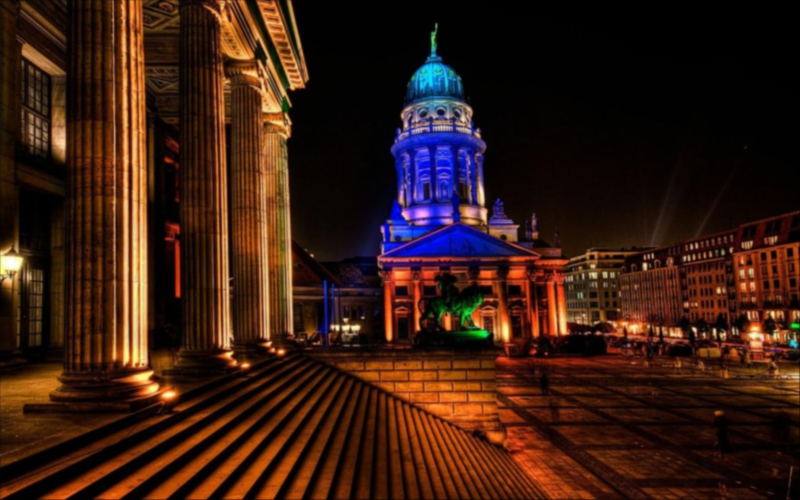
//> input picture a.jpg, 1600 x 1000 px (shown at 1/2 size)
$ ./main a.jpg   (built with g++ and OpenCV 4)
//> lines starting //> are read from the running program, lines starting //| are printed output that depends on the picture
#include <opencv2/core/core.hpp>
#include <opencv2/imgproc/imgproc.hpp>
#include <opencv2/highgui/highgui.hpp>

#include <stdio.h>
#include <stdlib.h>
#include <math.h>

#define FIXED_SIZE 512
#define EDGE_THRESH 35
#define MIN_ZERO 0.05

#define SHOW_IMAGE(x) {cv::imshow(#x, x); cv::waitKey();}


typedef struct {
    int width;
    int height;
    int stride;
    int *data;
}HuMat;


void create_humat(HuMat &mat, int width, int height)
{
    mat.width = width;
    mat.height = height;

    mat.stride = ((width + 3) >> 2) << 2;

    mat.data = (int*)malloc(sizeof(int) * mat.stride * mat.height);
}


void free_humat(HuMat &mat)
{
    free(mat.data);
    mat.data = NULL;
}


void show_humat(const char *winName, HuMat &src)
{
    int width = src.width;
    int height = src.height;

    cv::Mat res(height, width, CV_8UC1, cv::Scalar(0));

    int *ptrSrc = src.data;

    uchar *ptrRes = res.data;

    for(int y = 0; y < height; y++)
    {
        for(int x = 0; x < width; x++)
            ptrRes[x] = abs(ptrSrc[x]);

        ptrSrc += src.stride;
        ptrRes += res.step;
    }

    cv::imshow(winName, res);
    cv::waitKey();
}


void haar_wavelet_transform(HuMat &img, HuMat &res)
{
    int height = img.height;
    int width = img.width;

    HuMat centerMat;

    create_humat(centerMat, width, height);

    int *ptrSrc = img.data;
    int *ptrRes = centerMat.data;

    int stride1 = img.stride;
    int stride2 = centerMat.stride;

    int len = width/2;

    assert(height % 2 == 0 && width % 2 == 0);

    for(int y = 0; y < height; y++)
    {
        for(int x = 0; x < width; x += 2)
        {
            int a = ptrSrc[x];
            int b = ptrSrc[x+1];

            int idx = x >> 1;

            ptrRes[idx] = (a+b)/2;
            ptrRes[idx + len] = (a-b)/2;
        }

        ptrSrc += stride1;
        ptrRes += stride2;
    }

    create_humat(res, width, height);

    len = height/2;

    ptrSrc = centerMat.data;
    ptrRes = res.data;

    stride1 = centerMat.stride;
    stride2 = res.stride;

    for(int y = 0; y < height; y += 2)
    {
        for(int x = 0; x < width; x++)
        {
            int a = ptrSrc[x];
            int b = ptrSrc[stride1 + x];

            ptrRes[x] = (a+b)/2;
            ptrRes[len * stride2 + x] = (a-b)/2;
        }

        ptrSrc += 2 * stride1;
        ptrRes += stride2;
    }

    free_humat(centerMat);
}


void calc_emap(HuMat &src, HuMat &res)
{
    int height = src.height;
    int width = src.width;

    int halfH = height >> 1;
    int halfW = width >> 1;

    int *ptrSrc, *ptrRes;

    create_humat(res, halfW, halfH);

    int stride1 = src.stride;
    int stride2 = res.stride;

    ptrSrc = src.data;
    ptrRes = res.data;

    for(int y = 0; y < halfH; y++)
    {
        for(int x = 0; x < halfW; x++)
        {
            int HL = ptrSrc[y * stride1 + x + halfW];
            int LH = ptrSrc[(y + halfH) * stride1 + x];
            int HH = ptrSrc[(y + halfH) * stride2 + x + halfW];

            ptrRes[x] = sqrt(HL * HL + LH * LH + HH * HH);
        }

        ptrRes += stride2;
    }
}


void calc_emax(HuMat &emap, HuMat &emax, int winSize)
{
    int width = emap.width;
    int height = emap.height;

    int mH = height / winSize;
    int mW = width / winSize;

    create_humat(emax, mW, mH);

    int* ptrEmap = emap.data;
    int* ptrEmax = emax.data;

    int stride1 = emap.stride;
    int stride2 = emax.stride;

    for(int y = 0; y < height; y++)
    {
        int y_ = y / winSize;
        int idx = y_ * stride2;

        for(int x = 0; x < width; x++)
        {
            int x_ = x / winSize;

            if(ptrEmap[x] > ptrEmax[idx + x_])
                ptrEmax[idx + x_] = ptrEmap[x];
        }

        ptrEmap += stride1;
    }
}


int blur_detect(HuMat &img, float *conf)
{
    HuMat haarRes[3];
    HuMat emap[3];
    HuMat emax[3];

    int width = img.width;
    int height = img.height;
    int stride = img.stride;

    int Nedge, Nda, Nrg, Nbrg;

    int *emax0, *emax1, *emax2;

    HuMat src = img;

    printf("BEGIN ...\n");

    assert(width % 8 == 0 && height % 8 == 0);

    for(int i = 0; i < 3; i++)
    {
        show_humat("src", src);
        haar_wavelet_transform(src, haarRes[i]);
        show_humat("haar res", haarRes[i]);

        calc_emap(haarRes[i], emap[i]);
        show_humat("edge map", emap[i]);

        calc_emax(emap[i], emax[i], (1 << (3-i)));
        show_humat("edge max", emax[i]);

        src.width = haarRes[i].width >> 1;
        src.height = haarRes[i].height >> 1;
        src.stride = haarRes[i].stride;
        src.data = haarRes[i].data;
    }

    for(int i = 0; i < 3; i++)
    {
        free_humat(haarRes[i]);
        free_humat(emap[i]);
    }

    Nedge = Nda = Nrg = Nbrg = 0;

    width  = emax[0].width;
    height = emax[0].height;
    stride = emax[0].stride;

    emax0 = emax[0].data;
    emax1 = emax[1].data;
    emax2 = emax[2].data;

    for(int l = 0; l < height; l++)
    {
        for(int k = 0; k < width; k++)
        {
            if(emax0[k] <= EDGE_THRESH &&
                emax1[k] <= EDGE_THRESH &&
                emax2[k] <= EDGE_THRESH)
                continue;

            Nedge ++;

            if(emax0[k] > emax1[k] && emax1[k] > emax2[k])
                Nda ++;

            else //if(emax0[k] < emax1[k] && emax1[k] < emax2[k])
            {
                Nrg++;
                if(emax0[k] < EDGE_THRESH)
                    Nbrg++;
            }
        }

        emax0 += stride;
        emax1 += stride;
        emax2 += stride;
    }


    float per = 1.0 * Nda / Nedge;

    *conf = 1.0 * Nbrg / Nrg;

    printf("%d %d %d %d\n", Nda, Nrg, Nbrg, Nedge);
    printf("%f %f\n", per, *conf);

    if(per < 0.01) return 1;

    return 0;
}


int main(int argc, char **argv)
{
    if(argc < 2)
    {
        printf("Usage: %s [image]\n", argv[0]);
        return 1;
    }

    cv::Mat img = cv::imread(argv[1], 0);
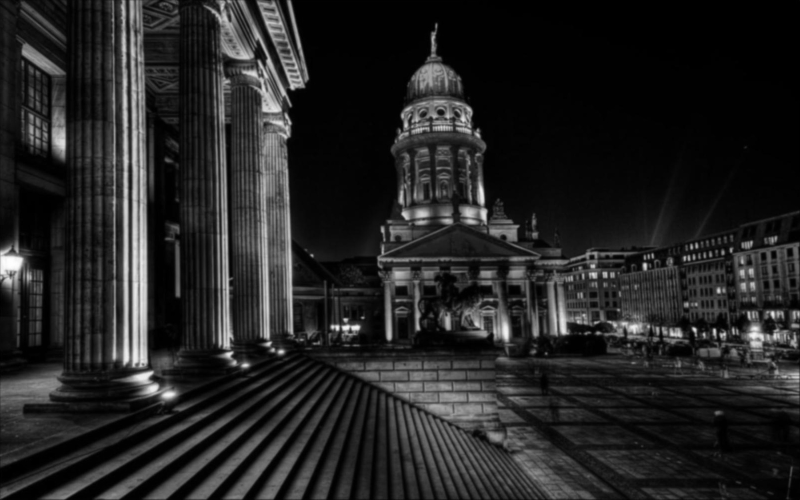
//> img: 1000 rows x 1600 cols, CV_8UC1 (shown at 1/2 size); min 0, max 255, mean 36
    float conf = 0;

    if(img.empty())
    {
        printf("Can't open image %s\n", argv[1]);
        return 1;
    }

    cv::resize(img, img, cv::Size(FIXED_SIZE, FIXED_SIZE));
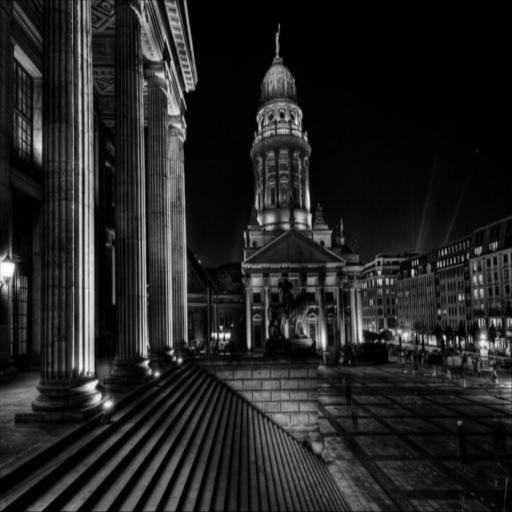
//> img: 512 rows x 512 cols, CV_8UC1; min 0, max 255, mean 35.9

    int rows = img.rows;
//> rows = 512
    int cols = img.cols;
//> cols = 512

    HuMat src;

    create_humat(src, cols, rows);

    uchar *ptrImg = img.data;
    int *ptrSrc = src.data;

    for(int y = 0; y < rows; y++)
    {
        for(int x = 0; x < cols; x++)
            ptrSrc[x] = ptrImg[x];

        ptrSrc += src.stride;
        ptrImg += img.step;
    }

    float confidence = 0;

    int ret = blur_detect(src, &confidence);
//> the loop in blur_detect, `for(int i = 0; i < 3; i++)` made 3 passes
//> pass 1, in show_humat (call 2), `cv::imshow(winName, res);`:
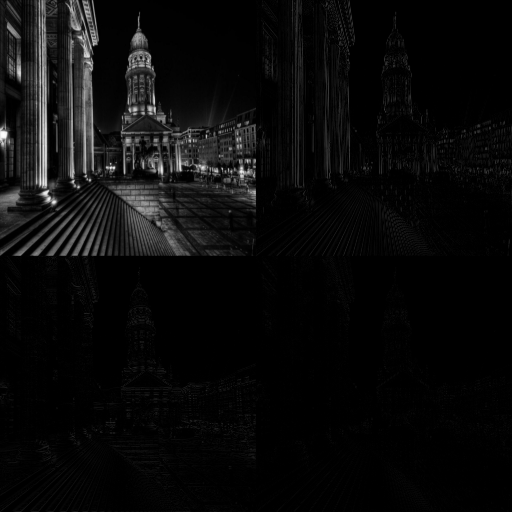
//> window 'haar res': 512 rows x 512 cols, CV_8UC1; min 0, max 253, mean 10.6
//> pass 1, in show_humat (call 3), `cv::imshow(winName, res);`:
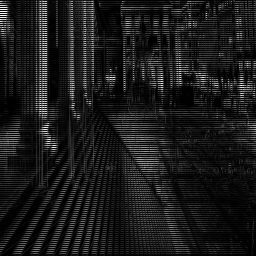
//> window 'edge map': 256 rows x 256 cols, CV_8UC1; min 0, max 253, mean 26.8
//> pass 1, in show_humat (call 4), `cv::imshow(winName, res);`:
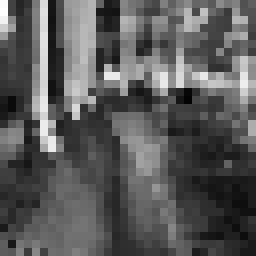
//> window 'edge max': 32 rows x 32 cols, CV_8UC1 (shown 8 times larger); min 3, max 253, mean 89.4
//> pass 2, in show_humat (call 5), `cv::imshow(winName, res);`:
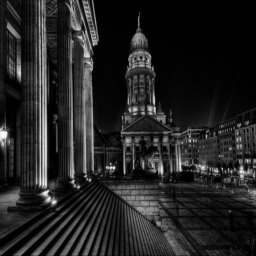
//> window 'src': 256 rows x 256 cols, CV_8UC1; min 0, max 253, mean 35.5
//| 753 169 7 922
//| 0.816703 0.041420
//> confidence = 0.0414; ret = 0

    return 0;
}
